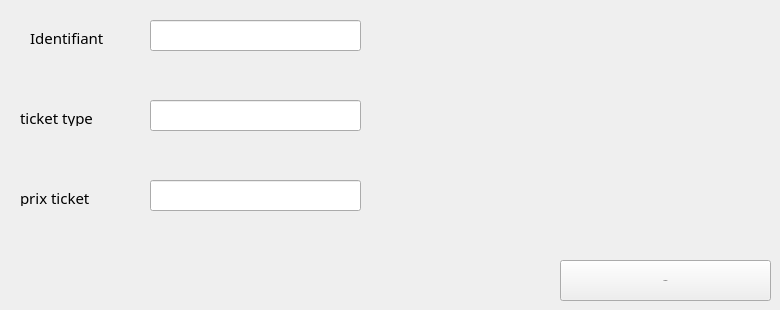
         <widget class="QWidget" name="tab_13">
          <attribute name="title">
           <string>modifier ticket</string>
          </attribute>
          <widget class="QLineEdit" name="lineEdit_prix_2">
           <property name="geometry">
            <rect>
             <x>150</x>
             <y>180</y>
             <width>211</width>
             <height>31</height>
            </rect>
           </property>
          </widget>
          <widget class="QLineEdit" name="lineEdit_idtick_2">
           <property name="geometry">
            <rect>
             <x>150</x>
             <y>20</y>
             <width>211</width>
             <height>31</height>
            </rect>
           </property>
          </widget>
          <widget class="QLineEdit" name="lineEdit_typetick_2">
           <property name="geometry">
            <rect>
             <x>150</x>
             <y>100</y>
             <width>211</width>
             <height>31</height>
            </rect>
           </property>
          </widget>
          <widget class="QLabel" name="label_30">
           <property name="geometry">
            <rect>
             <x>30</x>
             <y>30</y>
             <width>111</width>
             <height>16</height>
            </rect>
           </property>
           <property name="font">
            <font>
             <family>MS Reference Sans Serif</family>
             <pointsize>11</pointsize>
            </font>
           </property>
           <property name="text">
            <string>Identifiant</string>
           </property>
          </widget>
          <widget class="QPushButton" name="modifier_ticket">
           <property name="geometry">
            <rect>
             <x>560</x>
             <y>260</y>
             <width>211</width>
             <height>41</height>
            </rect>
           </property>
           <property name="font">
            <font>
             <family>MS Reference Sans Serif</family>
             <pointsize>-1</pointsize>
            </font>
           </property>
           <property name="text">
            <string>Modifier</string>
           </property>
          </widget>
          <widget class="QLabel" name="label_31">
           <property name="geometry">
            <rect>
             <x>20</x>
             <y>110</y>
             <width>111</width>
             <height>16</height>
            </rect>
           </property>
           <property name="font">
            <font>
             <family>MS Reference Sans Serif</family>
             <pointsize>11</pointsize>
            </font>
           </property>
           <property name="text">
            <string>ticket type</string>
           </property>
          </widget>
          <widget class="QLabel" name="label_32">
           <property name="geometry">
            <rect>
             <x>20</x>
             <y>190</y>
             <width>111</width>
             <height>16</height>
            </rect>
           </property>
           <property name="font">
            <font>
             <family>MS Reference Sans Serif</family>
             <pointsize>11</pointsize>
            </font>
           </property>
           <property name="text">
            <string>prix ticket</string>
           </property>
          </widget>
         </widget>
